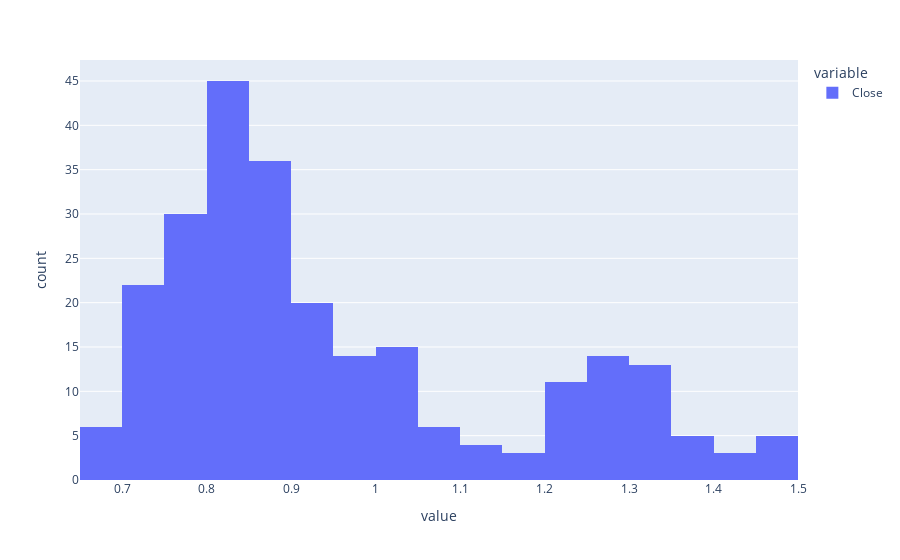

Notebook code cell kept with this figure:
### Code cell
px.histogram(returns)

### Figure 1 — Plotly figure (JSON) as saved in the notebook; plotly's stock layout.template omitted (floating-point values rounded to 4 significant figures; data arrays with more than 128 entries replaced by an {"elided": "..."} marker saying what was removed)
{"data": [{"alignmentgroup": "True", "bingroup": "x", "hovertemplate": "variable=Close<br>value=%{x}<br>count=%{y}<extra></extra>", "legendgroup": "Close", "marker": {"color": "#636efa", "pattern": {"shape": ""}}, "name": "Close", "offsetgroup": "Close", "orientation": "v", "showlegend": true, "type": "histogram", "x": {"elided": "253 float values"}, "xaxis": "x", "yaxis": "y"}], "layout": {"barmode": "relative", "legend": {"title": {"text": "variable"}, "tracegroupgap": 0}, "margin": {"t": 60}, "xaxis": {"anchor": "y", "domain": [0, 1], "title": {"text": "value"}}, "yaxis": {"anchor": "x", "domain": [0, 1], "title": {"text": "count"}}}}
